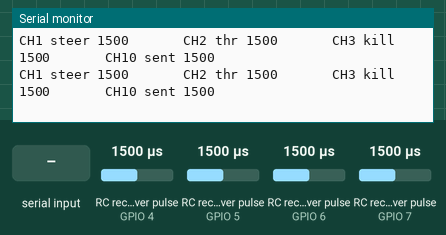
The sketch below on a simulated ESP32-S3. Shown: the last lines printed to the serial monitor. Wiring (inferred from the names in the program): 4 × RC receiver channel: data GPIO 4 / data GPIO 5 / data GPIO 6 / data GPIO 7. Inputs (shaded band) come from the test bench; at power-on: RC receiver pulse (sensors on GPIO 5, GPIO 4, GPIO 6, GPIO 7) 1500 µs.

Above: at 1.7 s.
1.8 s: RC receiver pulse (sensor on GPIO 5) set to 1750 µs
At 2.23 s:
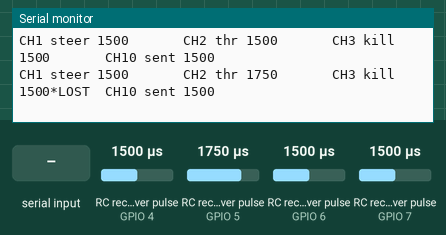
4.8 s: RC receiver pulse (sensor on GPIO 4) set to 1980 µs
At 5.83 s:
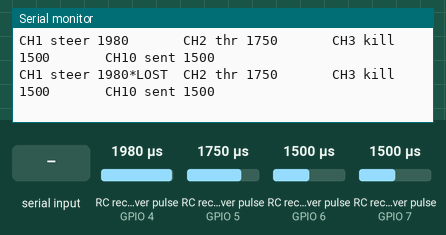
7.1 s: "z" received over Serial
8.6 s: RC receiver pulse (sensor on GPIO 6) set to 1020 µs
At 8.65 s:
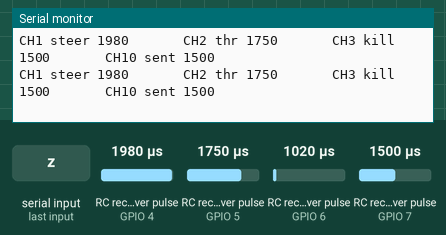
10.1 s: RC receiver pulse (sensor on GPIO 7) set to 1020 µs
At 10.19 s:
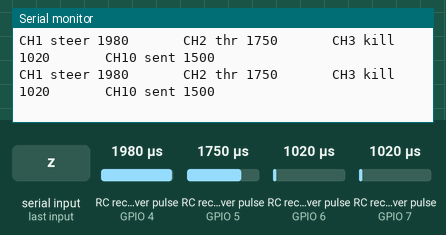
11.6 s: RC receiver pulse (sensor on GPIO 7) set to 1250 µs
At 11.99 s:
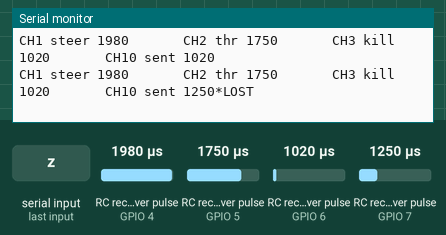

Measured:
- after the input at 1.8 s, the serial monitor: prints a new line after 0.25 s (image 1)
- after the input at 4.8 s, the serial monitor: prints a new line after 0.07 s (image 2)
- after the input at 11.6 s, the serial monitor: prints a new line after 0.21 s (image 5)

The sketch:

rx-pwm-test.ino
```cpp
// Receiver PWM reader — the instrument for the A2 failsafe acceptance tests.
//
// Stands in for servos, which this project does not own (servo purchase was
// deliberately deferred). It is also the better instrument: a servo shows you
// roughly where a channel went, this shows exact microseconds on four channels
// at once AND measures how long the failsafe took to engage. The FS-R11P
// judgment time is ~300 ms by spec, and "the servo moved" does not measure that.
//
// What it prints:
//   - live pulse width per channel, in microseconds (1000-2000 typical)
//   - LOST flag per channel when no pulse has arrived for 500 ms
//   - on transmitter-off, the captured "failsafe position" of each channel and
//     the measured time from last-normal-frame to settled-failsafe
//
// WIRING — READ THE VOLTAGE WARNING FIRST.
//   RX [8] VCC/BVD  -> 5 V          RX GND -> GND (common with the ESP32)
//   RX CH1 signal   -> GPIO 4       (steering)
//   RX CH2 signal   -> GPIO 5       (throttle)
//   RX CH3 signal   -> GPIO 6       (ignition kill)
//   RX CH10 signal  -> GPIO 7       (sentinel channel)
//
// *** The FS-R11P drives its PWM outputs at the supply voltage. Powered from
// *** 5 V, those are 5 V signals and the ESP32 is a 3.3 V part. METER ONE
// *** CHANNEL'S IDLE VOLTAGE BEFORE CONNECTING ANYTHING. If it sits near 5 V,
// *** put a divider on EVERY signal line: 1k from RX signal to the GPIO, 2k
// *** from that GPIO node to GND (gives ~3.3 V). 10k/20k works equally well.
// *** Grounds must be common or the readings are meaningless.
//
// Build:
//   arduino-cli compile --fqbn esp32:esp32:esp32s3:PSRAM=opi,FlashSize=16M,PartitionScheme=app3M_fat9M_16MB firmware/rx-pwm-test
//
// Serial: 115200. Press 'z' to re-zero the captured baseline.

#include <Arduino.h>

struct Channel {
  const char* name;
  uint8_t pin;
  volatile uint32_t rise_us;
  volatile uint32_t width_us;
  volatile uint32_t last_us;
  volatile uint32_t frames;
  uint32_t baseline_us;      // captured while the link is healthy
};

Channel ch[] = {
  {"CH1 steer",  4, 0, 0, 0, 0, 0},
  {"CH2 thr",    5, 0, 0, 0, 0, 0},
  {"CH3 kill",   6, 0, 0, 0, 0, 0},
  {"CH10 sent",  7, 0, 0, 0, 0, 0},
};
const int NCH = sizeof(ch) / sizeof(ch[0]);

const uint32_t LOST_US = 500000;   // no pulse for 500 ms = signal gone

// One handler per channel. Plain functions rather than a template: the Arduino
// .ino preprocessor generates prototypes ahead of the definitions and cannot
// parse a templated ISR, and the resulting error points at a comment line.
static inline void IRAM_ATTR handleEdge(int i) {
  uint32_t now = micros();
  if (digitalRead(ch[i].pin)) {
    ch[i].rise_us = now;
  } else {
    uint32_t w = now - ch[i].rise_us;
    if (w > 500 && w < 3000) {     // plausible servo pulse; reject noise
      ch[i].width_us = w;
      ch[i].last_us = now;
      ch[i].frames++;
    }
  }
}

void IRAM_ATTR onEdge0() { handleEdge(0); }
void IRAM_ATTR onEdge1() { handleEdge(1); }
void IRAM_ATTR onEdge2() { handleEdge(2); }
void IRAM_ATTR onEdge3() { handleEdge(3); }

// State for the failsafe timing measurement.
bool wasHealthy = false;
uint32_t lastHealthy_ms = 0;
bool reported = false;

static bool linkHealthy(uint32_t now_us) {
  for (int i = 0; i < NCH; i++) {
    if ((uint32_t)(now_us - ch[i].last_us) > LOST_US) return false;
  }
  return true;
}

void setup() {
  Serial.begin(115200);
  delay(500);
  Serial.println("\n=== FS-R11P PWM reader (A2 failsafe instrument) ===");
  Serial.println("Divider check: if any channel idles near 5 V, DISCONNECT and add 1k/2k.");

  pinMode(ch[0].pin, INPUT); attachInterrupt(ch[0].pin, onEdge0, CHANGE);
  pinMode(ch[1].pin, INPUT); attachInterrupt(ch[1].pin, onEdge1, CHANGE);
  pinMode(ch[2].pin, INPUT); attachInterrupt(ch[2].pin, onEdge2, CHANGE);
  pinMode(ch[3].pin, INPUT); attachInterrupt(ch[3].pin, onEdge3, CHANGE);

  Serial.println("Waiting for frames... (TX on, RX bound)");
}

void loop() {
  while (Serial.available()) {
    if (Serial.read() == 'z') {
      for (int i = 0; i < NCH; i++) ch[i].baseline_us = ch[i].width_us;
      Serial.println(">>> baseline re-captured");
    }
  }

  uint32_t now_us = micros();
  bool healthy = linkHealthy(now_us);

  if (healthy) {
    lastHealthy_ms = millis();
    if (!wasHealthy) Serial.println(">>> LINK UP");
    // Continuously refresh the baseline while healthy, so the failsafe report
    // compares against what the transmitter was actually commanding.
    for (int i = 0; i < NCH; i++) ch[i].baseline_us = ch[i].width_us;
    reported = false;
  } else if (wasHealthy) {
    Serial.println(">>> LINK LOST");
  }
  wasHealthy = healthy;

  // Report the failsafe outcome once, shortly after the link drops.
  if (!healthy && !reported && (millis() - lastHealthy_ms) > 800) {
    reported = true;
    Serial.printf("\n--- FAILSAFE REPORT (%lu ms after last good frame) ---\n",
                  millis() - lastHealthy_ms);
    for (int i = 0; i < NCH; i++) {
      bool holding = (uint32_t)(micros() - ch[i].last_us) <= LOST_US;
      Serial.printf("  %-10s commanded %4lu us -> now %s",
                    ch[i].name, ch[i].baseline_us,
                    holding ? "" : "NO PULSES (output stopped)");
      if (holding) Serial.printf("%4lu us", ch[i].width_us);
      Serial.println();
    }
    Serial.println("  PASS = each channel at its configured failsafe position,");
    Serial.println("         NOT still holding the last commanded value.\n");
  }

  static uint32_t last = 0;
  if (millis() - last > 250) {
    last = millis();
    for (int i = 0; i < NCH; i++) {
      bool lost = (uint32_t)(now_us - ch[i].last_us) > LOST_US;
      Serial.printf("%s %4lu%s  ", ch[i].name, ch[i].width_us, lost ? "*LOST" : "     ");
    }
    Serial.println();
  }
  delay(10);
}
```
